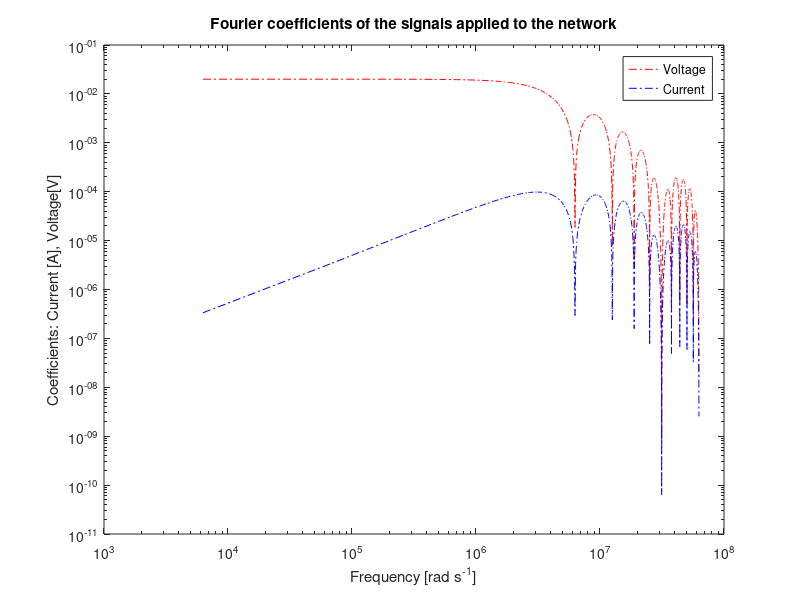

Source code (MATLAB): (Note: this script raises an error after producing the figure.)
%Fourierreihenkoeffizienten des Strompulses


%Defining the (hopefully) constant parameters
Pfund=1/(1e+3);
U0=10;
n=linspace(1,10000,10000);
w=2*pi*1e+3*n;

tr=0.2e-6;
tf=0.2e-6;
tla=1e-6;

Ci=0.3*10^-9;
Ri=5*10^5;
Rinf=10*10^6;
Czero=2.5*10^-9;


%using the fourier coefficients of the signal pulse
base=2*U0./(1i*w*Pfund);
coeff=base.*(exp(1i*w*tla*0.5).*sin(w*tr*0.5)./(w*tr*0.5)-exp(-1i*w*tla*0.5).*sin(w*tf*0.5)./(w*tf*0.5));

%computing each individual current component using the debye network's
%impedance
cucoeff=coeff.*((1/(Rinf)+1./(Ri+1./(1i*w*Ci))+1i*Czero*w));

%plotting fourier coefficients
figure

loglog(w(1:10:length(w)),abs(coeff(1:10:length(w))),'-.r',w(1:10:length(w)),abs(cucoeff(1:10:length(w))),'-.b');
title('Fourier coefficients of the signals applied to the network')
legend('Voltage', 'Current');
xlabel('Frequency [rad s^{-1}]');
ylabel('Coefficients: Current [A], Voltage[V]');

t=linspace(-1e-3,+1e-3,10000);
timefunc=0;
timefunccu=0;

%recreating the time signals
%for i=1:10000;
    %timefunc=timefunc+coeff(i)*exp(1i*w(i)*t);
    %timefunccu=timefunccu+cucoeff(i)*exp(1i*w(i)*t);
%end

%With matrix multiplication

timefunc=sum(bsxfun(@times,exp(1i*w'*t),coeff'));
timefunccu=sum(bsxfun(@times,exp(1i*w'*t),cucoeff'));


figure('Units', 'pixels', ...
       'Position', [100 100 500 375]);
hold on

subplot(2,1,1)

%plotting the voltage function
voltplot= line(t,timefunc);
title('Voltage signal')
set(voltplot                         , ...
  'Color'           , [0 0 .5], 'LineWidth', 2, 'LineStyle', '-.'    );

vlabel=xlabel('Time [s]')
vylabel=ylabel('Voltage [V]')
set(gca, ...
  'Box'         , 'off'     , ...
  'TickDir'     , 'out'     , ...
  'TickLength'  , [.02 .02] , ...
  'XMinorTick'  , 'on'      , ...
  'YMinorTick'  , 'on'      , ...
  'YGrid'       , 'on'      , ...
  'XColor'      , [.3 .3 .3], ...
  'YColor'      , [.4 .3 .3], ...
  'YTick'       , 0:2:10, ...
  'LineWidth'   , 1         );

hText   = text(1e-6, 8, ...
  sprintf('\\it{τ_{rise} = τ_{fall}=%0.1gμs  }', ...
  0.2));
hText   = text(1e-6, 6, ...
  sprintf('\\it{Fundamental Period=%0.1gms  }', ...
  1));

%plotting the current function

subplot(2,1,2)
currentplot= line(t,timefunccu, 'Color', 'r');
title('Current signal')

set(currentplot                         , ...
  'Color'           , 'r', 'LineWidth', 2, 'LineStyle', '--'    );

vxlabel=xlabel('Time [s]')
vylabel=ylabel('Current [A]')
set(gca, ...
  'Box'         , 'off'     , ...
  'TickDir'     , 'out'     , ...
  'TickLength'  , [.02 .02] , ...
  'XMinorTick'  , 'on'      , ...
  'YMinorTick'  , 'on'      , ...
  'YGrid'       , 'on'      , ...
  'XColor'      , [.3 .3 .3], ...
  'YColor'      , [.4 .3 .3], ...
  'YTick'       , -0.15:0.05:0.15, ...
  'LineWidth'   , 1         );




%Filtered coefficients and measured time signals
